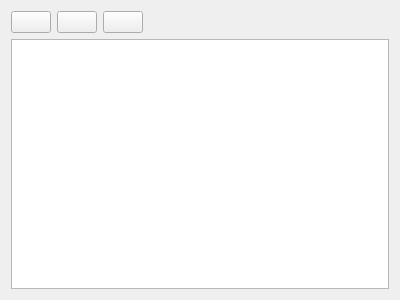
<?xml version="1.0" encoding="UTF-8"?>
<ui version="4.0">
 <class>EditProperty</class>
 <widget class="QWidget" name="EditProperty">
  <property name="geometry">
   <rect>
    <x>0</x>
    <y>0</y>
    <width>400</width>
    <height>300</height>
   </rect>
  </property>
  <property name="windowTitle">
   <string>Edit Property</string>
  </property>
  <layout class="QGridLayout" name="gridLayout">
   <item row="0" column="0">
    <layout class="QHBoxLayout" name="horizontalLayout">
     <item>
      <widget class="QPushButton" name="addProperty">
       <property name="sizePolicy">
        <sizepolicy hsizetype="Fixed" vsizetype="Fixed">
         <horstretch>0</horstretch>
         <verstretch>0</verstretch>
        </sizepolicy>
       </property>
       <property name="text">
        <string/>
       </property>
       <property name="icon">
        <iconset resource="../../resources.qrc">
         <normaloff>:/images/icons/add.png</normaloff>:/images/icons/add.png</iconset>
       </property>
      </widget>
     </item>
     <item>
      <widget class="QPushButton" name="removeProperty">
       <property name="sizePolicy">
        <sizepolicy hsizetype="Fixed" vsizetype="Fixed">
         <horstretch>0</horstretch>
         <verstretch>0</verstretch>
        </sizepolicy>
       </property>
       <property name="text">
        <string/>
       </property>
       <property name="icon">
        <iconset resource="../../resources.qrc">
         <normaloff>:/images/icons/remove.png</normaloff>:/images/icons/remove.png</iconset>
       </property>
      </widget>
     </item>
     <item>
      <widget class="QPushButton" name="editProperty">
       <property name="text">
        <string/>
       </property>
       <property name="icon">
        <iconset resource="../../resources.qrc">
         <normaloff>:/images/icons/edit.png</normaloff>:/images/icons/edit.png</iconset>
       </property>
      </widget>
     </item>
     <item>
      <spacer name="horizontalSpacer">
       <property name="orientation">
        <enum>Qt::Horizontal</enum>
       </property>
       <property name="sizeHint" stdset="0">
        <size>
         <width>40</width>
         <height>20</height>
        </size>
       </property>
      </spacer>
     </item>
    </layout>
   </item>
   <item row="3" column="0">
    <widget class="QListView" name="propertiesLV"/>
   </item>
  </layout>
 </widget>
 <resources>
  <include location="../../resources.qrc"/>
 </resources>
 <connections/>
</ui>
